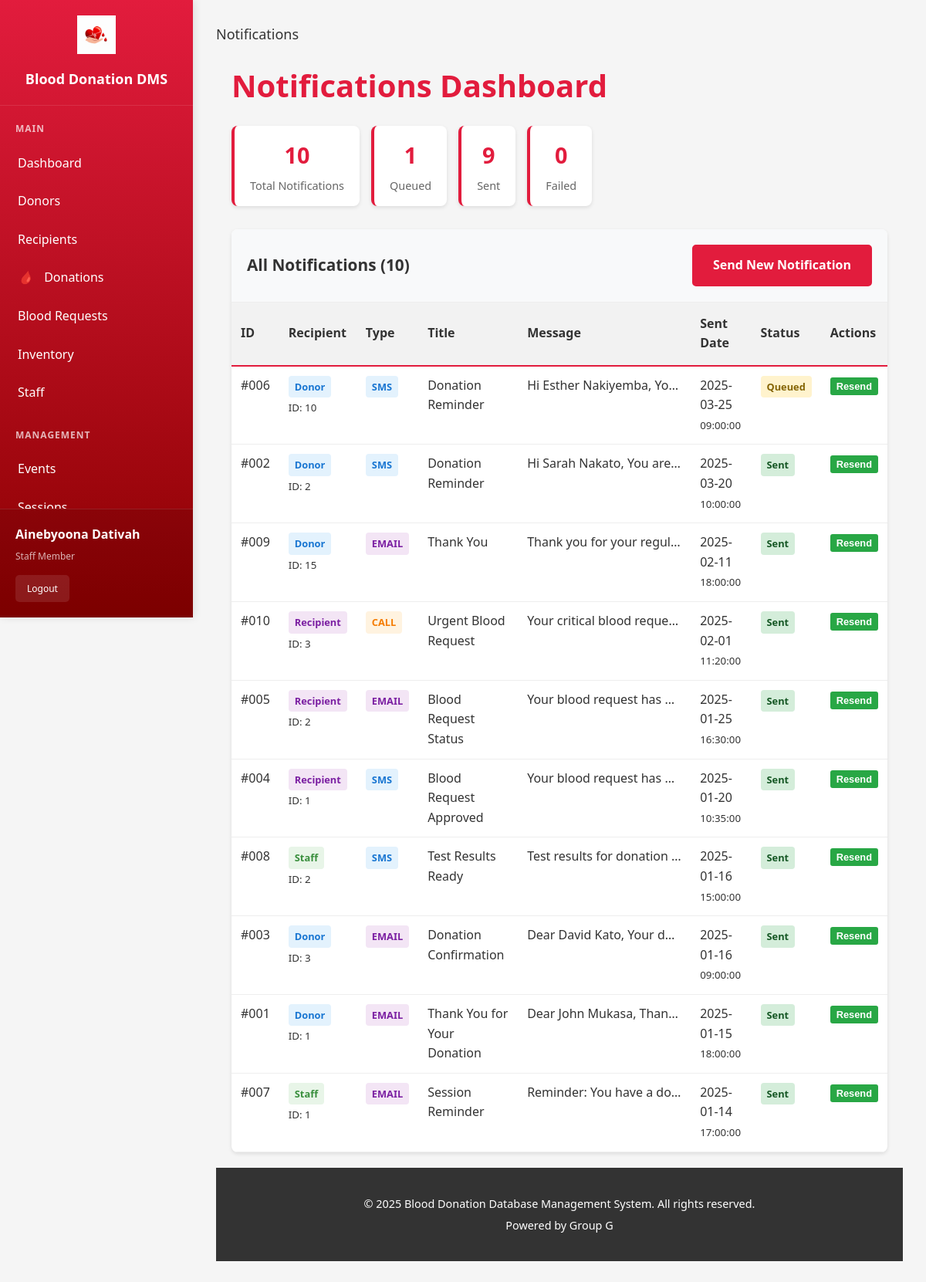
/notifications.php (signed in), run on the app's committed database.
### tables this page shows
CREATE TABLE IF NOT EXISTS `notification` (
  `notification_id` int(10) unsigned NOT NULL AUTO_INCREMENT,
  `recipient_type` enum('donor','recipient','staff') NOT NULL,
  `recipient_id` int(10) unsigned NOT NULL,
  `notification_type` enum('SMS','Email','Push','Call') NOT NULL,
  `title` varchar(255) DEFAULT NULL,
  `message` text,
  `sent_date` date DEFAULT NULL,
  `sent_time` time DEFAULT NULL,
  `status` enum('Queued','Sent','Failed') DEFAULT 'Queued',
  `delivery_method` varchar(50) DEFAULT NULL,
  PRIMARY KEY (`notification_id`)
);

### notifications.php (the view, shortened to what this page needs)
<?php
require_once 'config.php';
$sql = "SELECT * FROM notification ORDER BY sent_date DESC, sent_time DESC";
$result = $conn->query($sql);
$notifications = $result->fetch_all(MYSQLI_ASSOC);
$stats_sql = "SELECT
    COUNT(*) as total,
    SUM(CASE WHEN status = 'Queued' THEN 1 ELSE 0 END) as queued,
    SUM(CASE WHEN status = 'Sent' THEN 1 ELSE 0 END) as sent,
    SUM(CASE WHEN status = 'Failed' THEN 1 ELSE 0 END) as failed
    FROM notification";
$stats_result = $conn->query($stats_sql);
$stats = $stats_result->fetch_assoc();
?>
<!DOCTYPE html>
<html lang="en">
<head>
    <link rel="stylesheet" href="style.css">
</head>
<body>
    <div class="dashboard-container">
        <div class="sidebar">
            <div class="sidebar-header">
                <img src="images/blood-drop-heart-logo.png" alt="Blood Donation DMS">
                <h2>Blood Donation DMS</h2>
            </div>
            <div class="sidebar-content">
                <nav class="sidebar-nav">
                    <div class="nav-section">
                        <div class="nav-section-title">Main</div>
                        <a href="index.php" class="nav-item">
                            Dashboard
                        </a>
                        <a href="donors.php" class="nav-item">
                            Donors
                        </a>
                        <a href="recipients.php" class="nav-item">
                            Recipients
                        </a>
                        <a href="donations.php" class="nav-item">
                            <i>🩸</i> Donations
                        </a>
                        <a href="requests.php" class="nav-item">
                            Blood Requests
                        </a>
                        <a href="inventory.php" class="nav-item">
                            Inventory
                        </a>
                        <a href="staff.php" class="nav-item">
                            Staff
                        </a>
                    </div>
                    <div class="nav-section">
                        <div class="nav-section-title">Management</div>
                        <a href="events.php" class="nav-item">
                            Events
                        </a>
                        <a href="sessions.php" class="nav-item">
                            Sessions
                        </a>
                    </div>
            </nav>
        </div>
            <div class="user-info">
                <div class="user-name"><?php echo htmlspecialchars($_SESSION['staff_name']); ?></div>
                <div class="user-role">Staff Member</div>
                <a href="logout.php" class="logout-btn">Logout</a>
            </div>
        </div>
        <div class="main-content">
            <div class="content-area">
                <div class="top-bar">
                    <div>
                        <span style="color: #333; font-size: 18px; font-weight: 500;">Notifications</span>
        </div>
    </div>
    <div class="notifications-container">
        <div class="notifications-header">
            <h2 class="notifications-title">Notifications Dashboard</h2>
            <div class="notification-stats">
                <div class="stat-card">
                    <p class="stat-number"><?php echo $stats['total']; ?></p>
                    <p class="stat-label">Total Notifications</p>
                </div>
                <div class="stat-card">
                    <p class="stat-number"><?php echo $stats['queued']; ?></p>
                    <p class="stat-label">Queued</p>
                </div>
                <div class="stat-card">
                    <p class="stat-number"><?php echo $stats['sent']; ?></p>
                    <p class="stat-label">Sent</p>
                </div>
                <div class="stat-card">
                    <p class="stat-number"><?php echo $stats['failed']; ?></p>
                    <p class="stat-label">Failed</p>
                </div>
            </div>
        </div>
        <div class="notifications-table-container">
            <div class="table-header">
                <h3 class="table-title">All Notifications (<?php echo count($notifications); ?>)</h3>
                <div class="table-actions">
                    <a href="send_notification.php" class="btn btn-primary">Send New Notification</a>
                </div>
            </div>
            <table class="notifications-table">
                <thead>
                    <tr>
                        <th>ID</th>
                        <th>Recipient</th>
                        <th>Type</th>
                        <th>Title</th>
                        <th>Message</th>
                        <th>Sent Date</th>
                        <th>Status</th>
                        <th>Actions</th>
                    </tr>
                </thead>
                <tbody>
                    <?php if (empty($notifications)): ?>
                        <tr>
                            <td colspan="8" class="no-notifications">
                                <p>📭 No notifications found</p>
                                <p>Send your first notification to get started!</p>
                            </td>
                        </tr>
                    <?php else: ?>
                        <?php foreach ($notifications as $notification): ?>
                        <tr>
                            <td>#<?php echo str_pad($notification['notification_id'], 3, '0', STR_PAD_LEFT); ?></td>
                            <td>
                                <span class="recipient-type recipient-<?php echo $notification['recipient_type']; ?>">
                                    <?php echo ucfirst($notification['recipient_type']); ?>
                                </span><br>
                                <small>ID: <?php echo $notification['recipient_id']; ?></small>
                            </td>
                            <td>
                                <span class="notification-type type-<?php echo strtolower($notification['notification_type']); ?>">
                                    <?php echo $notification['notification_type']; ?>
                                </span>
                            </td>
                            <td><?php echo htmlspecialchars($notification['title']); ?></td>
                            <td class="message-preview">
                                <?php echo htmlspecialchars(substr($notification['message'], 0, 50)) . (strlen($notification['message']) > 50 ? '...' : ''); ?>
                            </td>
                            <td>
                                <?php echo $notification['sent_date']; ?><br>
                                <small><?php echo $notification['sent_time']; ?></small>
                            </td>
                            <td>
                                <span class="status-badge status-<?php echo strtolower($notification['status']); ?>">
                                    <?php echo $notification['status']; ?>
                                </span>
                            </td>
                            <td>
                                <div class="action-buttons">
                                    <form method="POST" action="notifications.php" style="display:inline;">
                                        <button type="submit" class="btn btn-small btn-resend" onclick="return confirm('Resend this notification?')">Resend</button>
                                    </form>
                                </div>
                            </td>
                        </tr>
                        <?php endforeach; ?>
                    <?php endif; ?>
                </tbody>
            </table>
        </div>
    </div>
    <footer class="main-footer">
        <div class="container">
            <p>&copy; <?php echo date("Y"); ?> Blood Donation Database Management System. All rights reserved.</p>
            <p>Powered by Group G</p>
        </div>
    </footer>
            </div>
        </div>
    </div>
</body>
</html>

### style.css (style rules this page uses)
body { font-family: Arial, sans-serif; margin: 0; padding: 0; background-color: #f8f8f8; color: #333; line-height: 1.6; }
.container { max-width: 1200px; margin: 0 auto; padding: 0 20px; }
.btn { display: inline-block; padding: 12px 25px; border-radius: 5px; text-decoration: none; font-weight: bold; transition: background-color 0.3s ease, color 0.3s ease; }
.btn-primary { background-color: #E21C3D; color: #fff; border: 2px solid #E21C3D; }
.main-footer { background-color: #333; color: #fff; padding: 30px 0; text-align: center; font-size: 0.9em; }
.main-footer p { margin: 5px 0; }

### data on the page
notification: notification_id "006", recipient_type "Donor", recipient "10", notification_type "SMS", title "Donation Reminder", message "Hi Esther Nakiyemba, Yo…", sent_date "2025-03-25", sent_time "09:00:00", status "Queued"
notification: notification_id "002", recipient_type "Donor", recipient "2", notification_type "SMS", title "Donation Reminder", message "Hi Sarah Nakato, You are…", sent_date "2025-03-20", sent_time "10:00:00", status "Sent"
notification: notification_id "009", recipient_type "Donor", recipient "15", notification_type "EMAIL", title "Thank You", message "Thank you for your regul…", sent_date "2025-02-11", sent_time "18:00:00", status "Sent"
notification: notification_id "010", recipient_type "Recipient", recipient "3", notification_type "CALL", title "Urgent Blood Request", message "Your critical blood reque…", sent_date "2025-02-01", sent_time "11:20:00", status "Sent"
notification: notification_id "005", recipient_type "Recipient", recipient "2", notification_type "EMAIL", title "Blood Request Status", message "Your blood request has…", sent_date "2025-01-25", sent_time "16:30:00", status "Sent"
notification: notification_id "004", recipient_type "Recipient", recipient "1", notification_type "SMS", title "Blood Request Approved", message "Your blood request has…", sent_date "2025-01-20", sent_time "10:35:00", status "Sent"
notification: notification_id "008", recipient_type "Staff", recipient "2", notification_type "SMS", title "Test Results Ready", message "Test results for donation…", sent_date "2025-01-16", sent_time "15:00:00", status "Sent"
notification: notification_id "003", recipient_type "Donor", recipient "3", notification_type "EMAIL", title "Donation Confirmation", message "Dear David Kato, Your d…", sent_date "2025-01-16", sent_time "09:00:00", status "Sent"
notification: notification_id "001", recipient_type "Donor", recipient "1", notification_type "EMAIL", title "Thank You for Your Donation", message "Dear John Mukasa, Than…", sent_date "2025-01-15", sent_time "18:00:00", status "Sent"
notification: notification_id "007", recipient_type "Staff", recipient "1", notification_type "EMAIL", title "Session Reminder", message "Reminder: You have a do…", sent_date "2025-01-14", sent_time "17:00:00", status "Sent"

### other printed values
$_SESSION['staff_name'] "Ainebyoona Dativah"
$stats['total'] "10"
$stats['queued'] "1"
$stats['sent'] "9"
$stats['failed'] "0"
count($notifications) "10"
